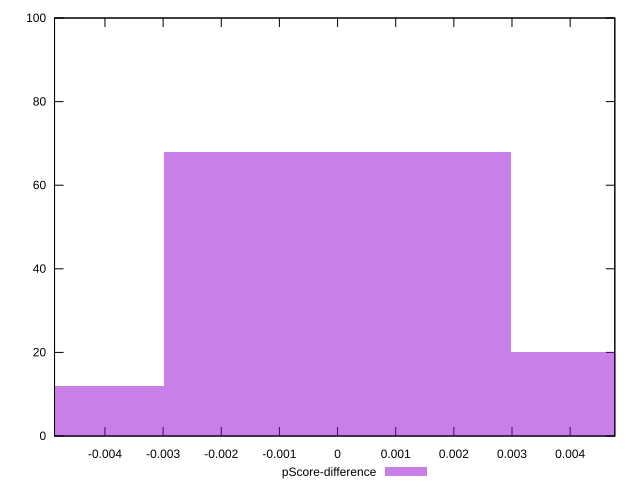

Reproduce this figure in gnuplot.
reset

$pScoreDifference <<EOF
0 68
-0.005971071342686036 12
0.005971071342686036 20
EOF

set key outside below
set boxwidth 0.005971071342686036
set xrange [-0.004867302539681262:0.004768347956939367]
set yrange [0:100]
set trange [0:100]
set style fill transparent solid 0.5 noborder
set terminal svg size 640, 490 enhanced background rgb 'white'
set output "reports/report_00032_2021-02-25T10-28-15.087Z/total-blocking-time/samples/music/pScore-difference/histogram.svg"

plot $pScoreDifference title "pScore-difference" with boxes

reset
